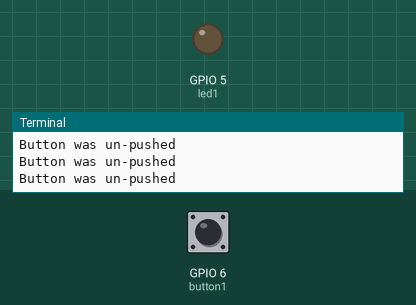
The program below on a simulated Raspberry Pi (BCM pin numbers). Shown: output pins drawn as LEDs (lit = HIGH), the last lines printed to the terminal. The inputs (shaded band) are chosen by the test bench; at power-on: GPIO 6 (button1) LOW.

Above: at 1.2 s.
1.3 s: GPIO 6 (button1) pulled HIGH for 0.15 s
At 1.5 s:
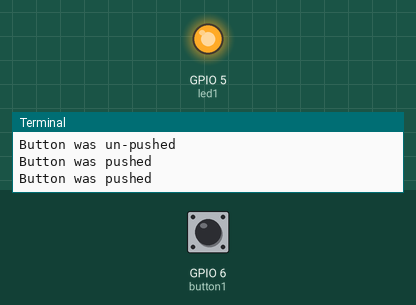
3.1 s: GPIO 6 (button1) pulled HIGH for 3.2 s
At 6.9 s:
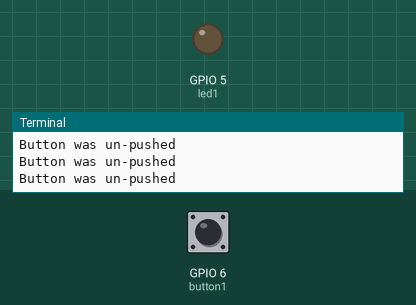
Timing chart, 0 to 8.4 s (numbered marks = the images above; inputs shaded):
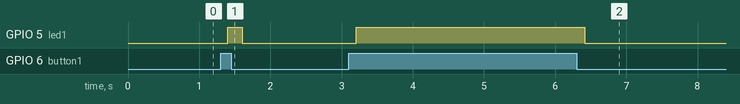

The program:

button_LED1.py
```python
# refernce: https://raspberrypihq.com/use-a-push-button-with-raspberry-pi-gpio/
# modified

import RPi.GPIO as GPIO
import time

GPIO.setwarnings(False) # Ignore warning for now

GPIO.setmode(GPIO.BCM) # Use physical pin numbering

#GPIO.setmode(GPIO.BOARD) #GPIO.BOARD not working

led1 = 5
button1 = 6

# Set button to be an input pin and set initial value to be pulled low (off)
GPIO.setup(button1, GPIO.IN, pull_up_down=GPIO.PUD_DOWN)
GPIO.setup(led1, GPIO.OUT)

while True:
    if GPIO.input(button1) == GPIO.HIGH:
        print("Button was pushed")
        time.sleep(0.1)
        GPIO.output(led1, GPIO.HIGH)

    if GPIO.input(button1) == GPIO.LOW:
        print("Button was un-pushed")
        time.sleep(0.1)
        GPIO.output(led1, GPIO.LOW)
```

Measured:
- after the input at 1.3 s, GPIO 5 (led1): LOW → HIGH after 0.10 s, → LOW 0.20 s later
- after the input at 3.1 s, GPIO 5 (led1): LOW → HIGH after 0.11 s, → LOW 3.2 s later
